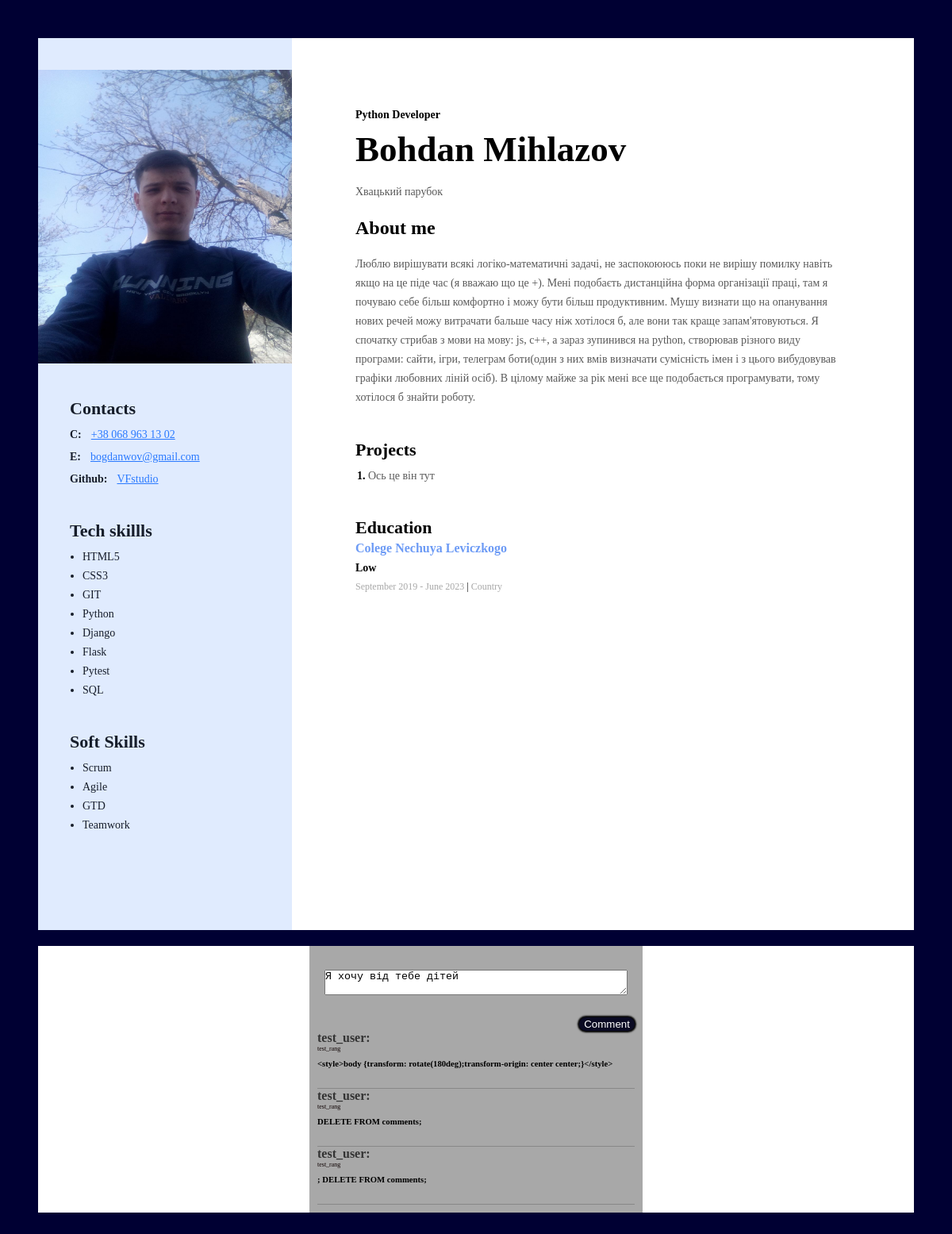
Before: /resume/ (signed in) with the older database file.
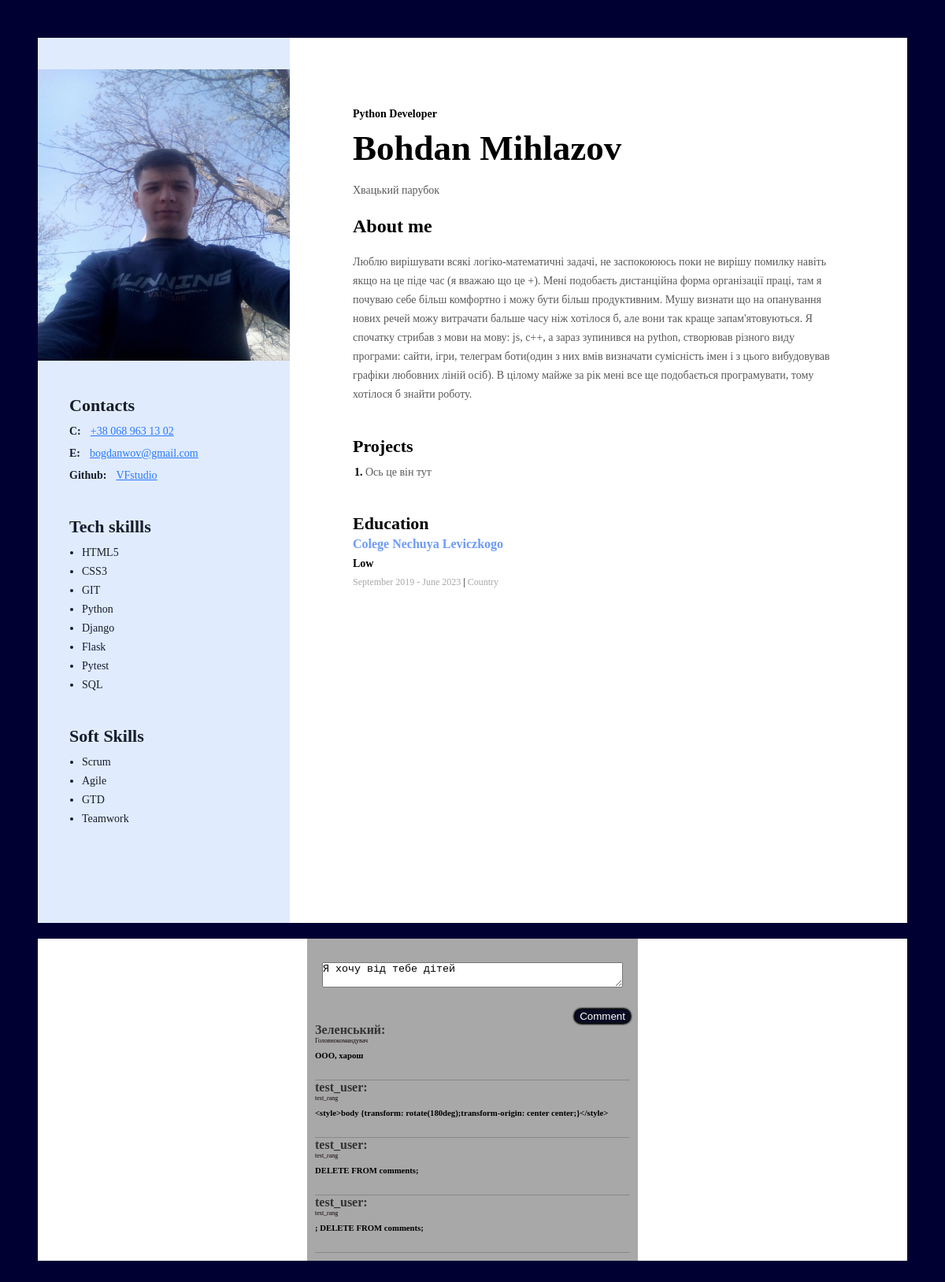
After: the same page with the newer database file.
### tables this page shows
CREATE TABLE comments (id INTEGER REFERENCES users (id), comment TEXT);

CREATE TABLE users (id INTEGER PRIMARY KEY AUTOINCREMENT, NickName TEXT DEFAULT людина, password INTEGER, rang TEXT);

### main.py (the view)
@app.route("/resume/", methods = ["POST", "GET"])
def resume():
    if "userLogged" not in session:
        return make_response(render_template("not_found.html"), 401)
    db = get_db()
    dbase = FDataBase(db)
    if request.method == "POST":
        res = dbase.addPost(request.form.get("commentar"), session["userLogged"])
        return redirect(url_for('resume'))
    return render_template("resume.html", comment = dbase.get_comment())

### db.py (called while the page is built)
    def get_comment(self):
        query = "SELECT comments.comment, users.NickName, users.Rang\
         FROM comments\
         JOIN users ON comments.id = users.id\
         ORDER BY comments.ROWID DESC;"
        try:
            self.__cur.execute(query )
            res = self.__cur.fetchall()
            if res: return res
        except:
            print("error")
        return []

### main.py (called while the page is built)
def connect_db():
    conn = sqlite3.connect(app.config["DATABASE"])
    conn.row_factory = sqlite3.Row
    return conn

def get_db():
    if not hasattr(g, 'link_db'):
        g.link_db = connect_db()
    return g.link_db

### templates/resume.html (shortened to what this page needs)
<!DOCTYPE html>
<html lang="en">
<head>
    <link rel="stylesheet" href="{{ url_for('static', filename='css/style.css') }}">
    <link rel="stylesheet" href="{{ url_for('static', filename = 'css/adapt_screen.css') }}">
</head>
<body>
    <div class="wrapper">
        <div class="main-content">
            <div class="my-info">
                <h2 class="my-profeshen">Python Developer</h2>
                <h1 class="my-name">Bohdan Mihlazov</h1>
                <p class="my-descr">Хвацький парубок</p>
                <h2>About me</h2>
                <p class="my-descr">Люблю вирішувати всякі логіко-математичні задачі, не заспокоююсь поки не вирішу помилку навіть якщо на це піде час
                (я вважаю що це +). Мені подобаєть дистанційна форма організації праці, там я почуваю себе більш комфортно
                і можу бути більш продуктивним. Мушу визнати що на опанування нових речей можу витрачати бальше часу ніж хотілося б,
                але вони так краще запам'ятовуються. Я спочатку стрибав з мови на мову: js, с++, а зараз зупинився на python,
                створював різного виду програми: сайти, ігри, телеграм боти(один з них вмів визначати сумісність імен і з цього
                вибудовував
                графіки любовних ліній осіб). В цілому майже за рік мені все ще подобається програмувати, тому хотілося б знайти роботу.
                </p>
            </div>
            <div class="my-projects-conteiner">
                <h3 class="my-projects-title">Projects</h3>
                <ol class="my-projects-list">
                    <li class="my-project-item">
                        <span class="my-projects-tech">Ось це він тут</span>
                    </li>
                </ol>
            </div>
            <div>
                <h3 class="my-education-title">Education</h3>
                <p class="my-education-osvita">Colege Nechuya Leviczkogo</p>
                <p class="my-facultet">Low</p>
                <p class="my-education-period">
                    September 2019 - June 2023 <span class="my-education-period-separator">|</span> Country
                </p>
            </div>
        </div>
        <aside class="sidebar">
            <img src="{{ url_for('static', filename = 'img/My_photo.jpg') }}" alt="My photo" width="320px" height="370">
            <div class="saidbar-content">
                <div class="skills-row">
                <div class="conteiners-sidebar">
                    <h3 class="sidebar-titles">Contacts</h3>
                    <p class="contacts-item">
                        <span class="contacts-type">C:</span>
                        <a class="contacts-linck" href="tel:+380689631302">+38 068 963 13 02</a>
                    </p>
                    <p class="contacts-item">
                        <span class="contacts-type">E:</span>
                        <a class="contacts-linck" href="mailto:bogdanwov@gmail.com">bogdanwov@gmail.com</a>
                    </p>
                    <p class="contacts-item">
                        <span class="contacts-type">Github:</span>
                        <a class="contacts-linck" href="https://github.com/Badyan54">VFstudio</a>
                    </p>
                </div>
                <div class="conteiners-sidebar">
                    <h3 class="sidebar-titles">Tech skillls</h3>
                    <ul class="skils-list">
                        <li class="skils-list-item">HTML5</li>
                        <li class="skils-list-item">CSS3</li>
                        <li class="skils-list-item">GIT</li>
                        <li class="skils-list-item">Python</li>
                        <li class="skils-list-item">Django</li>
                        <li class="skils-list-item">Flask</li>
                        <li class="skils-list-item">Pytest</li>
                        <li class="skils-list-item">SQL</li>
                    </ul>
                </div>
                </div>
                <div class="conteiners-sidebar">
                    <h3 class="sidebar-titles">Soft Skills</h3>
                    <ul class="skils-list">
                        <li class="skils-list-item">Scrum</li>
                        <li class="skils-list-item">Agile</li>
                        <li class="skils-list-item">GTD</li>
                        <li class="skils-list-item">Teamwork</li>
                    </ul>
                </div>
            </div>
        </aside>
    </div>
    <div class="comments">
        <div class="comments_chaild">
            <form action="/resume" method="post">
                <textarea type="text" name="commentar" id="" maxlength="200" required>Я хочу від тебе дітей</textarea><br>
                <button type="submit">Comment</button>
            </form>
        {% for com in comment %}
        <div class="comment">
            <h4> {{com.NickName}}: </h2>
            <p> {{com.Rang}} </p>
            <h6> {{ com.comment }}</h6>
        </div>
        {% endfor %}
    </div>
    </div>
</body>
</html>

### static/css/style.css (style rules this page uses)
body { background: #003; padding: 40px 40px 40px 40px; word-wrap: break-word; white-space: normal; }
ul, ol { margin-top: 0; margin-bottom: 0; }
.wrapper { display: flex; flex-direction: row-reverse; background: #FFF; margin: 0 auto; }
.main-content { padding: 88px 80px 40px 80px; box-sizing: border-box; width: 100%; }
.sidebar { width: 370px; background: #E0EBFE; padding-top: 40px; padding-bottom: 40px; box-sizing: border-box; }
.saidbar-content { padding:40px 40px 40px; box-sizing: border-box; }
.sidebar-titles { color: #161D2A; font-size: 22px; font-weight: 700; line-height: normal; margin-top: 0; margin-bottom: 8px; }
.contacts-type { color: #161D2A; font-size: 14px; font-weight: 700; line-height: 24px; margin-right: 8px; }
.contacts-linck { color: #2979FF; font-size: 14px; font-weight: 400; line-height: 24px; text-decoration-line: underline; }
.contacts-item { margin-top: 0; margin-bottom: 4px; }
.conteiners-sidebar { margin-bottom: 40px; }
.skils-list { padding-left: 16px; }
.skils-list-item { color: #161D2A; font-size: 14px; font-weight: 400; line-height: 24px; }
.my-profeshen { color: #000; font-size: 14px; font-weight: 700; line-height: 17px; margin-top: 0; margin-bottom: 8px; }
.my-name { color: #000; font-size: 45px; font-weight: 700; line-height: 55px; margin-top: 0; margin-bottom: 12px; }
.my-descr { color: #595959; font-size: 14px; font-weight: 400; line-height: 24px; }
.my-info { margin-bottom: 40px; }
.my-projects-title { color: #000; font-size: 22px; font-weight: 700; line-height: 27px; margin-top: 0; margin-bottom: 8px; }
.my-projects-list { padding-left: 16px; }
.my-project-item { color: #000; font-size: 14px; font-weight: 700; line-height: 24px; }
.my-projects-tech { color: #595959; font-family: Montserrat; font-size: 14px; font-style: normal; font-weight: 400; line-height: 24px; }
.my-projects-conteiner { margin-bottom: 40px; }
.my-education-title { color: #000; font-size: 22px; font-weight: 700; line-height: normal; margin-bottom: 4px; }
.my-education-osvita { color: #6D9BF5; font-size: 16px; font-weight: 700; line-height: normal; margin-top: 0; margin-bottom: 8px; }
.my-facultet { color: #000; font-size: 14px; font-weight: 700; line-height: normal; margin-top: 0; margin-bottom: 8px; }
.my-education-period { color: #A8A8A8; font-size: 12px; font-weight: 400; line-height: normal; margin-top: 0; margin-bottom: 8px; }
.my-education-period-separator { color: #000000; }
.comments { width: 100%; background: #FFF; margin: 0 auto; margin-left: auto; margin-right: auto; }
form { text-align: right; }
.comments_chaild { margin-top:20px ; padding: 10px; background: #A8A8A8; width: 400px; margin-left: auto; margin-right: auto; }
textarea { display: flex; align-items: center; margin-left: auto; margin-right: auto; margin-top: 20px; padding: 0; width: 380px; }
button { margin-top: 10px; display: inline-block; background-color:#0a0a23; color: #fff; border:none; border-radius:10px; box-shadow: 0px 0px 2px 2px rgb(0,0,0); }
.comment { border-bottom: 1px solid #888; }
.comment p { color: #0e0202; font-size: 8px; margin: 0; margin-bottom: 8px; }
.comment h4 { margin: 0; color: #333; }
h6 { margin-top: 0; }

Changed rows visible on the page:
added comments: NickName "Зеленський", Rang "Головнокомандувач", comment "ООО, харош"
